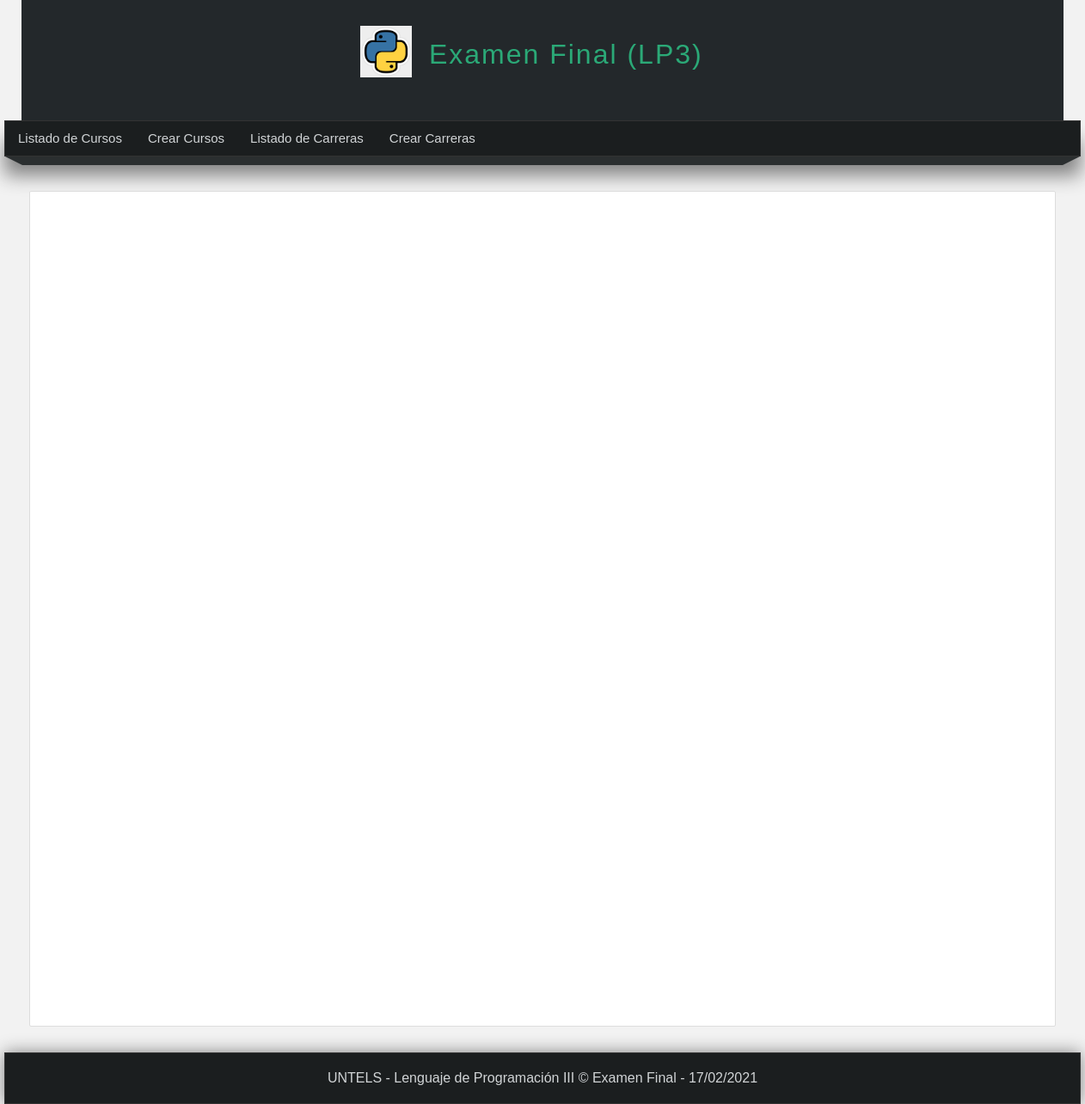
The app's page /cursos/, older data.
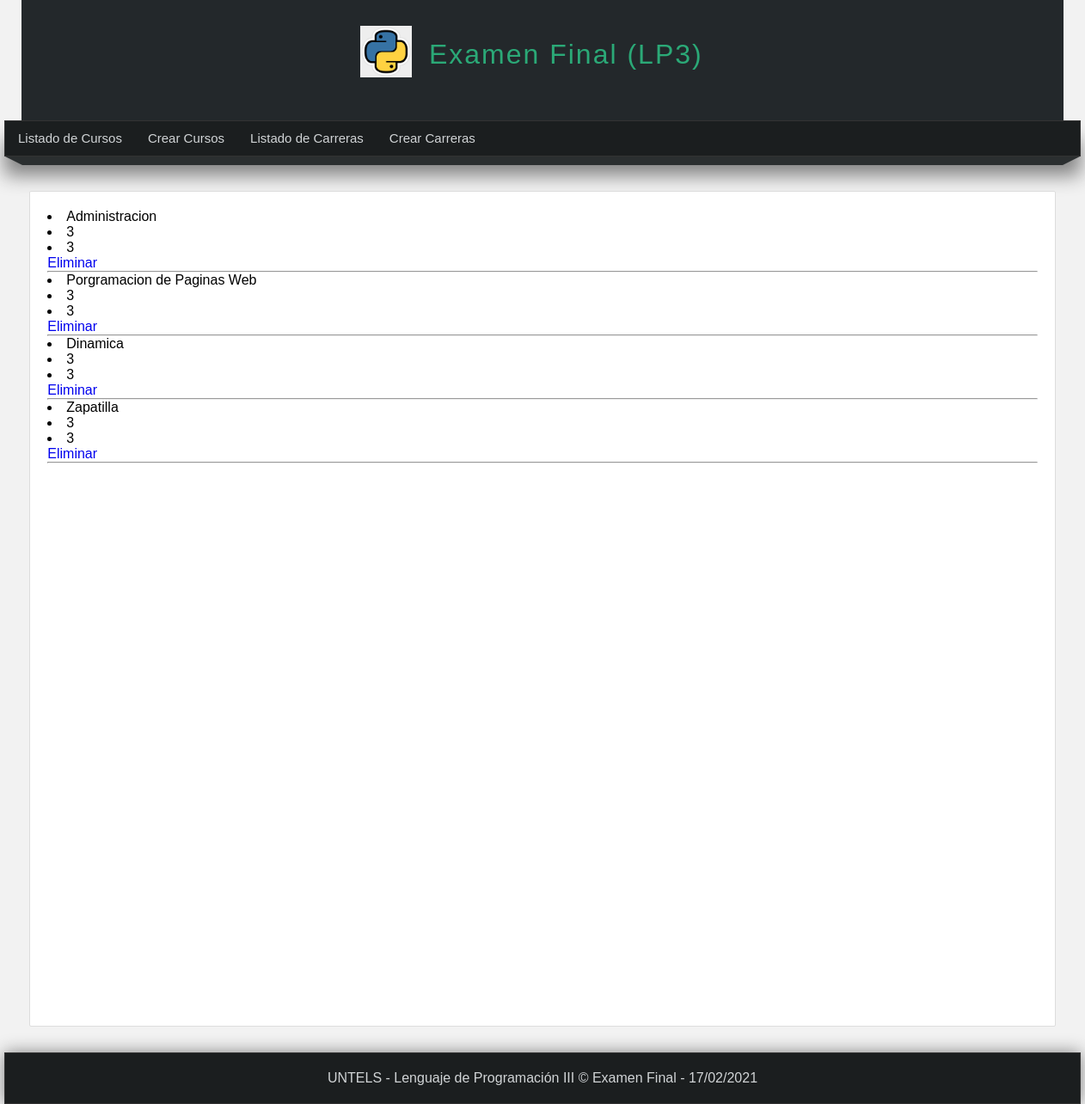
The same page, newer data.
### miapp/models.py (models this page shows)
class Curso(models.Model):
    codigo = models.CharField(max_length=20)
    nombre = models.CharField(max_length=30)
    hora = models.IntegerField()
    creditos = models.IntegerField()
    estado = models.BooleanField()

### miapp/views.py (the view)
# urls.py: path('cursos/', views.cursos, name="cursos"),
def cursos(request):
    cur = Curso.objects.all()
    return render(request,'cursos.html',{
        'titulo':'cursos',
        'cursos':cur
    })

### miapp/templates/cursos.html (shortened to what this page needs)
{% extends 'layout.html' %}
{% block content %}
  {% for curso in  cursos %}
    <li>
        {{curso.nombre}}
    </li>
    <li>
      {{curso.creditos}}
    </li>
    <li>
      {{curso.creditos}}
    </li>
      <a href="{% url 'eliminar_curso' id=curso.id %}">Eliminar</a>
    <hr>
  {% endfor %}
{% endblock %}

### miapp/templates/layout.html (shortened to what this page needs)
<!DOCTYPE html>
<html lang="es">
<head>
    {% load static %}
    <link rel="stylesheet" type="text/css" href="{% static 'css/style.css' %}" />
</head>
<body>
    <header>
        <div id="logotipo">
            <img src="{% static 'images/python.jpg' %}" />
            <h1>Examen Final (LP3)</h1>
        </div>
    </header>
    <nav>
        <ul>
            <li>
                <a href="{% url 'cursos' %}"> Listado de Cursos</a>
            </li>
            <li>
                <a href="{% url 'crearcursos' %}"> Crear Cursos</a>
            </li>
            <li>
                <a href="{% url 'carreras' %}"> Listado de Carreras</a>
            </li>
            <li>
                <a href="{% url 'crearcarreras' %}"> Crear Carreras</a>
            </li>
        </ul>
    </nav>
    <div class="barra">
        <span class="esquina-izquierda"></span>
        <span class="relleno-barra"></span>
        <span class="esquina-derecha"></span>
    </div>
    <div id="content">
        <div class="box">
            {% block content %}{% endblock %}
        </div>
    </div>
    <footer>
        UNTELS - Lenguaje de Programación III &COPY; Examen Final - {% now "d/m/Y" %}
    </footer>
</body>
</html>

### miapp/static/css/style.css (style rules this page uses)
* { margin: 0px; padding: 0px; font-family: Arial, Helvetica, sans-serif; text-decoration: none; }
body { background-color: #f2f2f2; }
header { width: 1212px; height: 140px; background-color: #23282B; margin: 0 auto; }
#logotipo { width: 35%; height: 130px; margin: 0 auto; padding-top: 10px; }
#logotipo img { display: block; width: 60px; float: left; margin-top: 20px; }
#logotipo h1 { display: block; float: left; margin-top: 35px; margin-left: 20px; letter-spacing: 2px; font-weight: lighter; color: #2ba977; }
nav { width: 1250px; height: 40px; margin: 0 auto; background-color: #1B1E1F; border: 1px solid #333333; box-shadow: 0px 22px 22px gray; font-size: 15px; }
nav ul { list-style: none; text-decoration: none; }
nav ul li { line-height: 40px; float: left; }
nav ul li a { display: block; padding-left: 15px; padding-right: 15px; color: #d1d4d6; }
.barra { width: 1250px; margin: 0 auto; }
.esquina-izquierda { display: block; border-left: 20px solid transparent; border-top: 10px solid #2B2F30; float: left; }
.esquina-derecha { display: block; border-right: 20px solid transparent; border-top: 10px solid #2B2F30; float: right; }
.relleno-barra { display: block; width: 1210px; height: 10px; background: #2B2F30; float: left; }
#content { width: 1212px; min-height: 930px; margin: 0 auto; margin-bottom: 30px; margin-top: 40px; }
.box { background: white; width: 95%; min-height: 930px; padding: 20px; border: 1px solid #ddd; border-radius: 2px; margin: 0 auto; }
footer { width: 1250px; background-color: #1B1E1F; border: 1px solid #333; color: #d1d4d6; text-align: center; margin: 0 auto; padding-top: 20px; padding-bottom: 20px; box-shadow: 0px 0px 20px gray; }

Row changes from the older to the newer data that the page shows:
added Curso: nombre "Administracion", creditos "3"
added Curso: nombre "Porgramacion de Paginas Web", creditos "3"
added Curso: nombre "Dinamica", creditos "3"
added Curso: nombre "Zapatilla", creditos "3"
